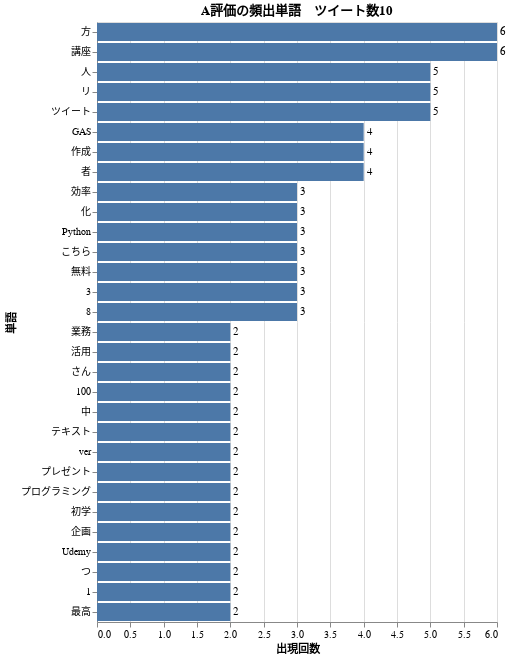

The notebook cell this image was saved under:
### Code cell
bars+text

### Figure 1 — Vega-Lite specification as saved in the notebook (floating-point values rounded to 4 significant figures)
{"config": {"view": {"continuousWidth": 400, "continuousHeight": 300}}, "layer": [{"mark": "bar", "encoding": {"x": {"field": "出現回数", "type": "quantitative"}, "y": {"field": "単語", "sort": "-x", "type": "nominal"}}, "title": "A評価の頻出単語　ツイート数10"}, {"mark": {"type": "text", "align": "left", "baseline": "middle", "dx": 3}, "encoding": {"text": {"field": "出現回数", "type": "quantitative"}, "x": {"field": "出現回数", "type": "quantitative"}, "y": {"field": "単語", "sort": "-x", "type": "nominal"}}, "title": "A評価の頻出単語　ツイート数10"}], "data": {"name": "data-421316bb4e4b59c0bfcf673bbd820111"}, "$schema": "https://vega.github.io/schema/vega-lite/v4.17.0.json", "datasets": {"data-421316bb4e4b59c0bfcf673bbd820111": [{"単語": "方", "出現回数": 6}, {"単語": "講座", "出現回数": 6}, {"単語": "人", "出現回数": 5}, {"単語": "リ", "出現回数": 5}, {"単語": "ツイート", "出現回数": 5}, {"単語": "GAS", "出現回数": 4}, {"単語": "作成", "出現回数": 4}, {"単語": "者", "出現回数": 4}, {"単語": "効率", "出現回数": 3}, {"単語": "化", "出現回数": 3}, {"単語": "Python", "出現回数": 3}, {"単語": "こちら", "出現回数": 3}, {"単語": "無料", "出現回数": 3}, {"単語": "3", "出現回数": 3}, {"単語": "8", "出現回数": 3}, {"単語": "業務", "出現回数": 2}, {"単語": "活用", "出現回数": 2}, {"単語": "さん", "出現回数": 2}, {"単語": "100", "出現回数": 2}, {"単語": "中", "出現回数": 2}, {"単語": "テキスト", "出現回数": 2}, {"単語": "ver", "出現回数": 2}, {"単語": "プレゼント", "出現回数": 2}, {"単語": "プログラミング", "出現回数": 2}, {"単語": "初学", "出現回数": 2}, {"単語": "企画", "出現回数": 2}, {"単語": "Udemy", "出現回数": 2}, {"単語": "つ", "出現回数": 2}, {"単語": "1", "出現回数": 2}, {"単語": "最高", "出現回数": 2}]}}
